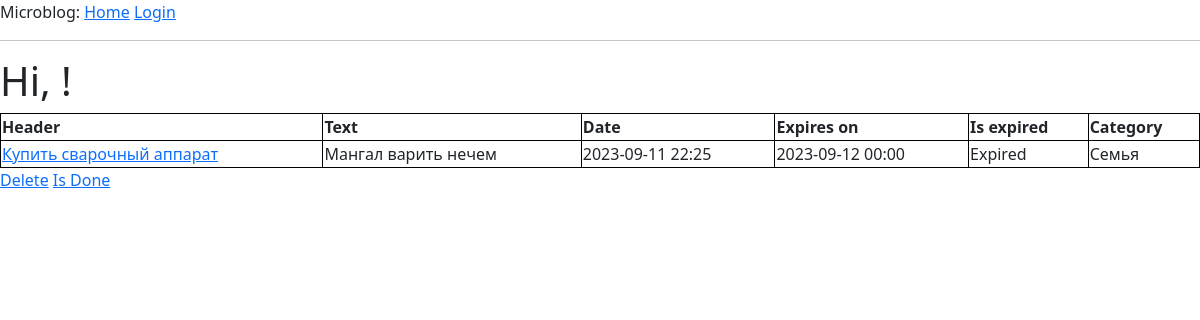
The app's page /note/2 with its own data.
### app/models.py (models this page shows, shortened)
class Note(db.Model):
    __tablename__ = 'notes'
    id = db.Column(db.Integer(), primary_key=True)
    user_id = db.Column(db.Integer(), db.ForeignKey('users.id'))
    category_id = db.Column(db.Integer(), db.ForeignKey('categories.id'))
    created_on = db.Column(db.DateTime(), index=True, default=datetime.now)
    expires_on = db.Column(db.Date())
    header = db.Column(db.String(128), index=True)
    text = db.Column(db.String(256))
    is_done = db.Column(db.Boolean(), default=False)
    user = db.relationship('User', backref=db.backref('notes', order_by=id))
    @hybrid_property
    def expired(self):
        if self.expires_on < date.today():
            return True
        return False

class Category(db.Model):
    __tablename__ = 'categories'
    id = db.Column(db.Integer(), primary_key=True)
    name = db.Column(db.String(128), index=True)
    notes = db.relationship('Note', backref='category', lazy='dynamic')

### app/routes.py (the view)
@app.route('/note/<id>', methods=['GET', 'POST'])
def note(id):
    user = User.query.filter_by(id=current_user.get_id()).first()
    note = Note.query.filter_by(id=id).first()
    return render_template('note.html', title='Note', note=note, user=user)

### app/templates/note.html
{% from 'note_body.html' import show_note %}
{% extends "base.html" %}
{% block content %}
    <h1>Hi, {{ user.username }}!</h1>
    {% include "table_header.html" with context %}
        {{ show_note(note) }}
    </table>
    <a href="{{ url_for('delete', id=note.id) }}">Delete</a>
    <a href="{{ url_for('is_done', id=note.id)}}">Is Done</a>
{% endblock %}

### app/templates/note_body.html
{% macro show_note(note) -%}
<tr>
    <td><a href="{{ url_for('note', id=note.id)}}">{{ note.header }}</a></td>
    <td>{{ note.text }}</td>
    <td>{{ note.created_on.strftime('%Y-%m-%d %H:%M')}}</td>
    <td>{{ note.expires_on.strftime('%Y-%m-%d %H:%M') }}</td>
    <td>
        {% if note.expired %}
        Expired
        {% else %}
        In process
        {% endif %}
    </td>
    <td>{{ note.category.name }}</td>
</tr>
{%- endmacro %}

### app/templates/table_header.html (style rules this page uses)
table, th, td { border:1px solid black; }

### records on screen
Note: header "Купить сварочный аппарат", text "Мангал варить нечем", created_on "2023-09-11 22:25", expires_on "2023-09-12 00:00"
Category: category.name "Семья"
